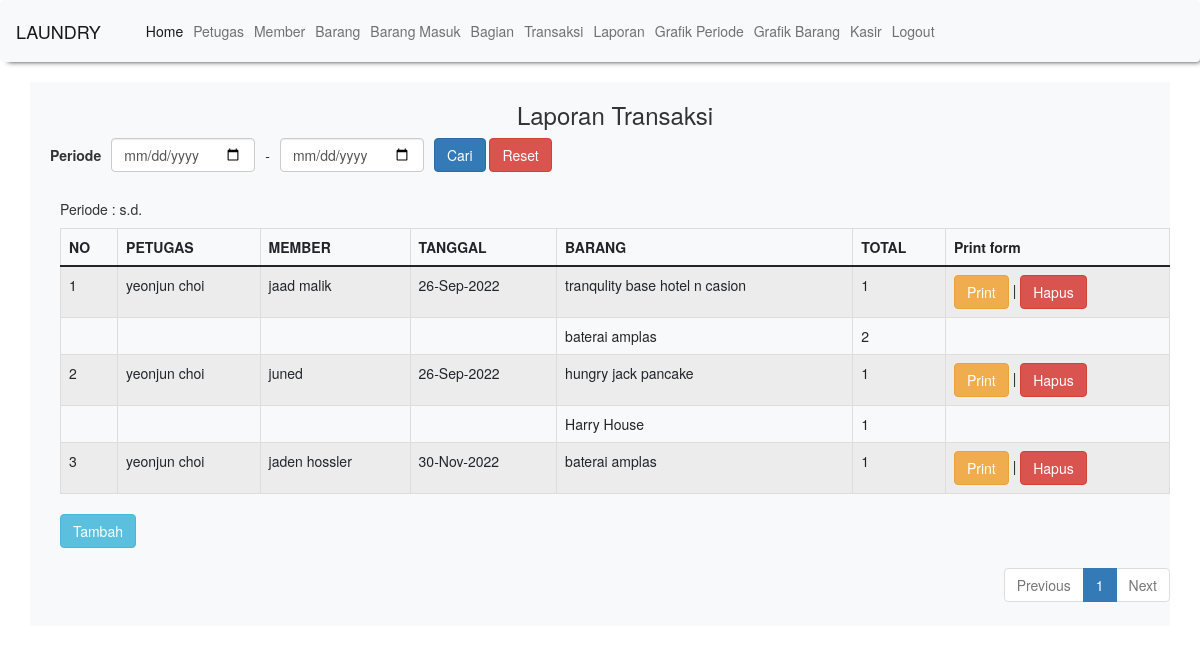
/tampil_transaksi.php (signed in), run on the app's committed database.
### tables this page shows
CREATE TABLE `detail_transaksi` (
  `id_detail` int(11) NOT NULL,
  `id_transaksi` int(11) NOT NULL,
  `id_barang` int(11) NOT NULL,
  `qty` int(11) NOT NULL,
  `tgl` date NOT NULL
);

CREATE TABLE `petugas` (
  `id_petugas` int(11) NOT NULL,
  `username` varchar(256) NOT NULL,
  `password` varchar(256) NOT NULL,
  `nama_petugas` varchar(256) NOT NULL,
  `role` char(25) NOT NULL
);

CREATE TABLE `member` (
  `NIP` int(11) NOT NULL,
  `nama` varchar(256) NOT NULL,
  `id_bagian` int(11) NOT NULL,
  `password` varchar(256) NOT NULL
);

CREATE TABLE `transaksi` (
  `id_transaksi` int(11) NOT NULL,
  `id_petugas` int(11) NOT NULL,
  `NIP` int(11) NOT NULL,
  `tgl` date NOT NULL
);

CREATE TABLE `barang` (
  `id_barang` int(11) NOT NULL,
  `kode_barang` char(20) NOT NULL,
  `nama_barang` varchar(256) NOT NULL,
  `stok` int(11) NOT NULL
);

### tampil_transaksi.php (the view, shortened to what this page needs)
<?php
include 'koneksi.php';
include "header.php";
?>
  <!DOCTYPE html>
  <html>
  <head>
  <link rel="stylesheet" href="https://maxcdn.bootstrapcdn.com/bootstrap/3.4.0/css/bootstrap.min.css">
  </head>
  <body>
  <div class="container">
    <div align="center">
    <h3>Laporan Transaksi</h3>
    </div>
  <form action="tampil_transaksi.php" method="get">
                <div class="row g-3 align-items-center">
                    <div class="col-auto">
                        <label class="col-form-label">Periode</label>
                    </div>
                    <div class="col-auto">
                        <input type="date" class="form-control" name="dari" required>
                    </div>
                    <div class="col-auto">
                        -
                    </div>
                    <div class="col-auto">
                        <input type="date" class="form-control" name="ke" required>
                    </div>
                    <div class="col-auto">
                        <button class="btn btn-primary" type="submit">Cari</button>
                        <a href="tampil_transaksi.php" class="btn btn-danger">Reset</a>
                    </div>
                </div>
            </form>
            <br/>
            <table class="table table-striped table-bordered table-hover">
  <thead>
                <tr>
                    <th>NO</th>
                    <th>PETUGAS</th>
                    <th>MEMBER</th>
                    <th>TANGGAL</th>
                    <th>BARANG</th>
                    <th>TOTAL</th>
                    <th>Print form</th>
                    </tr>
            </thead>
            <tbody>
                <?php
               $page = (isset($_GET['page']))? (int) $_GET['page'] : 1;
               $dari = (isset($_GET['dari']))? $_GET['dari'] : "";
               $ke = (isset($_GET['ke']))? $_GET['ke'] : "";
               $limit = 5;
               $limitStart = ($page - 1) * $limit;
               if(isset($_GET['dari']) && isset($_GET['ke'])){
                $data = mysqli_query($conn, "SELECT t.id_transaksi as t_id, m.nama as nama_member, t.tgl,  p.nama_petugas as nama_kasir FROM transaksi t, member m, petugas p WHERE t.NIP = m.NIP AND t.id_petugas = p.id_petugas AND t.tgl BETWEEN  '".$_GET['dari']."' AND '".$_GET['ke']."' order by tgl LIMIT ".$limitStart.",".$limit);
               }
               else {
                $data=mysqli_query($conn,"SELECT t.id_transaksi as t_id, m.nama as nama_member, t.tgl,  p.nama_petugas as nama_kasir FROM transaksi t, member m, petugas p WHERE t.NIP = m.NIP AND t.id_petugas = p.id_petugas LIMIT ".$limitStart.",".$limit);
               }
                $no = $limitStart + 1;
                while($data_transaksi=mysqli_fetch_array($data)){
                    $qry_dtl_transaksi = mysqli_query($conn, "SELECT *, qty  FROM detail_transaksi, barang WHERE id_transaksi = ".$data_transaksi['t_id']." AND barang.id_barang = detail_transaksi.id_barang");
                    $i = 0;
                    while ($data_dtl_transaksi = mysqli_fetch_assoc($qry_dtl_transaksi)) {
                        $i++;
                        if ($i == 1) {
                        ?>
                            <tr>
                                <td><?php echo $no++?></td>
                                <td><?php echo $data_transaksi['nama_kasir']?> </td>
                                <td><?php echo $data_transaksi['nama_member']?> </td>
                                <td>
                                    <?php echo date('d-M-Y', strtotime($data_transaksi['tgl']))?>
                                </td>
                                <td>
                        <?php
                        include "koneksi.php";
                        $qry_get_barang=mysqli_query($conn, "select * from barang where id_barang='".$data_dtl_transaksi['id_barang']."'");
                        $data_barang = mysqli_fetch_array($qry_get_barang   );
                        echo $data_barang['nama_barang'];
                    ?>
                    </td>
                                <td><?=$data_dtl_transaksi['qty']?></td>
                                <td><a href="cetak_form.php?id_transaksi=<?=$data_dtl_transaksi['id_transaksi']?>"
		                            onclick="return confirm('cetak form?')" class="btn btn-warning">Print</a> |
                                <a href="transaksi/hapus_transaksi.php?id_transaksi=<?=$data_dtl_transaksi['id_transaksi']?>"
		                            onclick="return confirm('Apakah anda yakin menghapus data ini?')" class="btn btn-danger">Hapus</a></td>
                            </tr>
                        <?php
                        } else {
                        ?>
                            <tr>
                                <td></td>
                                <td></td>
                                <td></td>
                                <td></td>
                                <td><?php
                        include "koneksi.php";
                        $qry_get_barang=mysqli_query($conn, "select * from barang where id_barang='".$data_dtl_transaksi['id_barang']."'");
                        $data_barang = mysqli_fetch_array($qry_get_barang   );
                        echo $data_barang['nama_barang'];
                    ?>
                     </td>
                                <td><?=$data_dtl_transaksi['qty']?></td>
                            </tr>
                        <?php
                        }
                    }
                    ?>
                    <?php
                }
                ?>
            </tbody>
             <h5>Periode : <?php echo $dari;?> s.d. <?php echo $ke;?> </h5>
            </table>
            <a href="tambah_transaksi.php?total_pckg=1" class="btn btn-info">Tambah</a>
            <nav>
			<div align="right">
  <ul class="pagination">
    <?php
     if($page == 1){
      ?>
        <li class="disabled"><a href="#">Previous</a></li>
      <?php
        }
      ?>
    <?php
       if(isset($_GET['dari']) && isset($_GET['ke'])){
        $data = mysqli_query($conn,  "SELECT t.id_transaksi as t_id, m.nama as nama_member, t.tgl,  p.nama_petugas as nama_kasir FROM transaksi t, member m, petugas p WHERE t.NIP = m.NIP AND t.id_petugas = p.id_petugas AND  t.tgl BETWEEN '".$_GET['dari']."' and '".$_GET['ke']."'");
        }else{
          $data = mysqli_query($conn, "SELECT t.id_transaksi as t_id, m.nama as nama_member, t.tgl,  p.nama_petugas as nama_kasir FROM transaksi t, member m, petugas p WHERE t.NIP = m.NIP AND t.id_petugas = p.id_petugas");
        }
        $JumlahData = mysqli_num_rows($data);
        $jumlahPage = ceil($JumlahData / $limit);
        $jumlahNumber = 1;
        $startNumber = ($page > $jumlahNumber)? $page - $jumlahNumber : 1;
        $endNumber = ($page < ($jumlahPage - $jumlahNumber))? $page + $jumlahNumber : $jumlahPage;
        for($g = $startNumber; $g <= $endNumber; $g++){
          $linkActive = ($page == $g)? ' class="active"' : '';
            if($dari == "" && $ke == ""){
      ?>
          <li<?php echo $linkActive; ?>><a href="tampil_transaksi.php?page=<?php echo $g; ?>"><?php echo $g; ?></a></li>
      <?php
        }else{
          ?>
          <li<?php echo $linkActive; ?>><a href="tampil_transaksi.php?dari=<?php echo $dari;?>&ke<?php echo $ke;?>&page=<?php echo $i; ?>"><?php echo $i; ?></a></li>
          <?php
        }
      }
      ?>
      <?php
       if($page == $jumlahPage){
      ?>
        <li class="disabled"><a href="#">Next</a></li>
      <?php
      }
      ?>
    </ul>
  </div>
  </body>
  </html>

### data on the page
detail_transaksi: id_transaksi.tgl "26-Sep-2022", id_barang.nama_barang "tranqulity base hotel n casion", qty "1"
petugas: nama_petugas "yeonjun choi"
member: nama "jaad malik"
detail_transaksi: id_barang.nama_barang "baterai amplas", qty "2"
detail_transaksi: id_transaksi.tgl "26-Sep-2022", id_barang.nama_barang "hungry jack pancake", qty "1"
member: nama "juned"
detail_transaksi: id_barang.nama_barang "Harry House", qty "1"
detail_transaksi: id_transaksi.tgl "30-Nov-2022", id_barang.nama_barang "baterai amplas", qty "1"
member: nama "jaden hossler"
